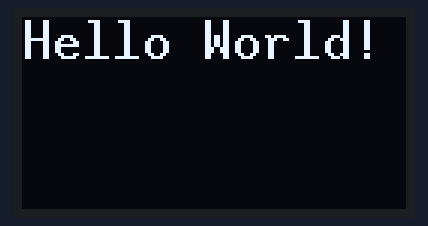
Recording of a sketch running on a simulated Arduino Uno, built with avr-gcc and run on an emulated ATmega328P. On the bench: 128×64 one-colour display.

Above: at 0.1 s.

The sketch:

ch3_1_1.ino
```cpp
//Generated Date: Wed, 03 Jul 2024 03:27:53 GMT

#include <U8g2lib.h>
#include <Wire.h>
U8G2_SSD1306_128X64_NONAME_F_HW_I2C u8g2(U8G2_R0, /* reset=*/ U8X8_PIN_NONE);

void setup()
{
  u8g2.begin();
  u8g2.setFont(u8g2_font_10x20_me);
  u8g2.disableUTF8Print();
  u8g2.setFont(u8g2_font_10x20_me);
  u8g2.firstPage();
  do {
    u8g2.drawStr(0,14,String("Hello World!").c_str());
  } while ( u8g2.nextPage() );
}

void loop()
{

}
```
